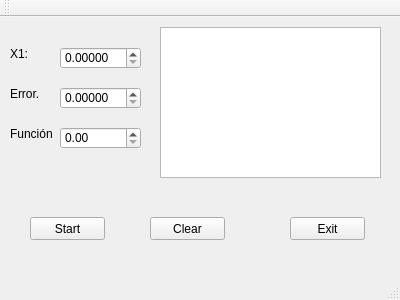
<?xml version="1.0" encoding="UTF-8"?>
<ui version="4.0">
 <class>punto_fijo</class>
 <widget class="QMainWindow" name="punto_fijo">
  <property name="geometry">
   <rect>
    <x>0</x>
    <y>0</y>
    <width>400</width>
    <height>300</height>
   </rect>
  </property>
  <property name="windowTitle">
   <string>punto_fijo</string>
  </property>
  <widget class="QWidget" name="centralWidget">
   <widget class="QLabel" name="label">
    <property name="geometry">
     <rect>
      <x>10</x>
      <y>30</y>
      <width>47</width>
      <height>13</height>
     </rect>
    </property>
    <property name="text">
     <string>X1:</string>
    </property>
   </widget>
   <widget class="QTextEdit" name="Texto">
    <property name="geometry">
     <rect>
      <x>160</x>
      <y>10</y>
      <width>221</width>
      <height>151</height>
     </rect>
    </property>
   </widget>
   <widget class="QDoubleSpinBox" name="X1">
    <property name="geometry">
     <rect>
      <x>60</x>
      <y>30</y>
      <width>81</width>
      <height>22</height>
     </rect>
    </property>
    <property name="decimals">
     <number>5</number>
    </property>
   </widget>
   <widget class="QPushButton" name="clear">
    <property name="geometry">
     <rect>
      <x>150</x>
      <y>200</y>
      <width>75</width>
      <height>23</height>
     </rect>
    </property>
    <property name="text">
     <string>Clear</string>
    </property>
   </widget>
   <widget class="QPushButton" name="exit">
    <property name="geometry">
     <rect>
      <x>290</x>
      <y>200</y>
      <width>75</width>
      <height>23</height>
     </rect>
    </property>
    <property name="text">
     <string>Exit</string>
    </property>
   </widget>
   <widget class="QPushButton" name="iniciar">
    <property name="geometry">
     <rect>
      <x>30</x>
      <y>200</y>
      <width>75</width>
      <height>23</height>
     </rect>
    </property>
    <property name="text">
     <string>Start</string>
    </property>
   </widget>
   <widget class="QLabel" name="label_3">
    <property name="geometry">
     <rect>
      <x>10</x>
      <y>70</y>
      <width>47</width>
      <height>13</height>
     </rect>
    </property>
    <property name="text">
     <string>Error.</string>
    </property>
   </widget>
   <widget class="QDoubleSpinBox" name="Error">
    <property name="geometry">
     <rect>
      <x>60</x>
      <y>70</y>
      <width>81</width>
      <height>22</height>
     </rect>
    </property>
    <property name="decimals">
     <number>5</number>
    </property>
   </widget>
   <widget class="QDoubleSpinBox" name="X3">
    <property name="geometry">
     <rect>
      <x>60</x>
      <y>110</y>
      <width>81</width>
      <height>22</height>
     </rect>
    </property>
   </widget>
   <widget class="QLabel" name="label_2">
    <property name="geometry">
     <rect>
      <x>10</x>
      <y>110</y>
      <width>47</width>
      <height>13</height>
     </rect>
    </property>
    <property name="text">
     <string>Función</string>
    </property>
   </widget>
  </widget>
  <widget class="QMenuBar" name="menuBar">
   <property name="geometry">
    <rect>
     <x>0</x>
     <y>0</y>
     <width>400</width>
     <height>21</height>
    </rect>
   </property>
  </widget>
  <widget class="QToolBar" name="mainToolBar">
   <attribute name="toolBarArea">
    <enum>TopToolBarArea</enum>
   </attribute>
   <attribute name="toolBarBreak">
    <bool>false</bool>
   </attribute>
  </widget>
  <widget class="QStatusBar" name="statusBar"/>
 </widget>
 <layoutdefault spacing="6" margin="11"/>
 <resources/>
 <connections/>
</ui>
